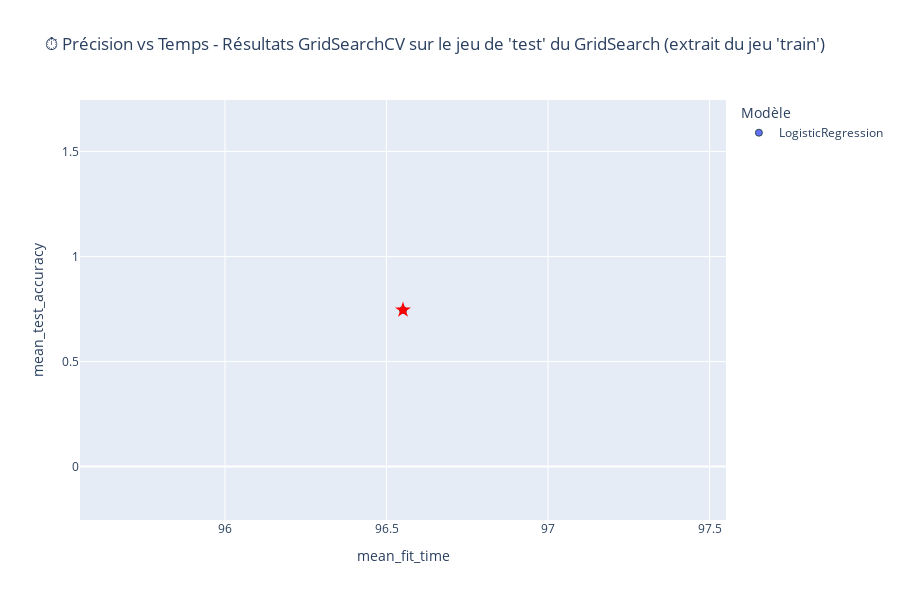
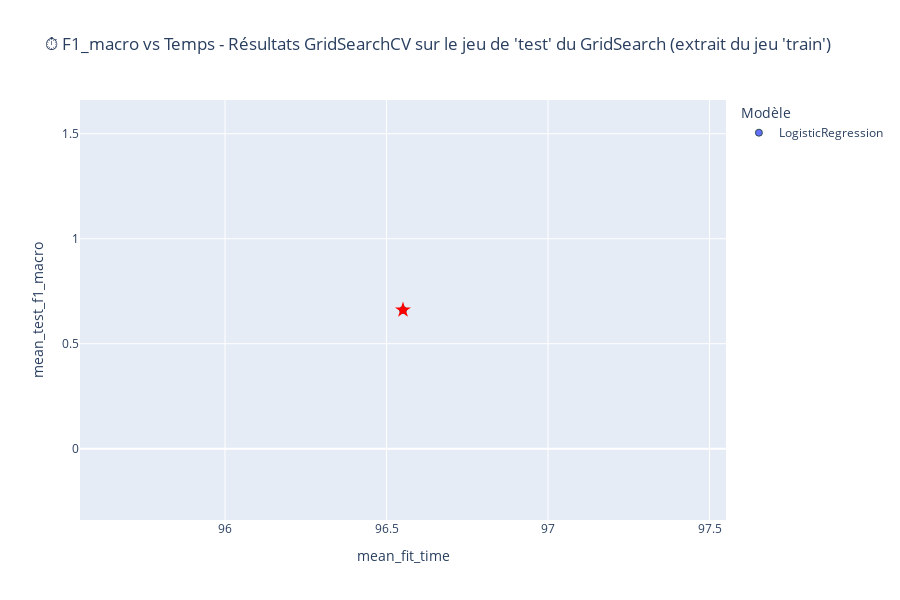
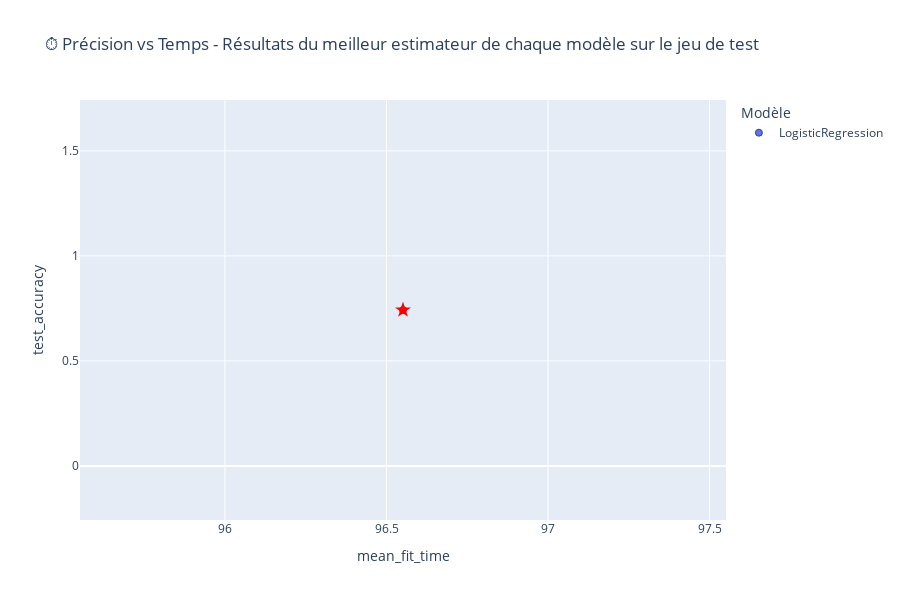
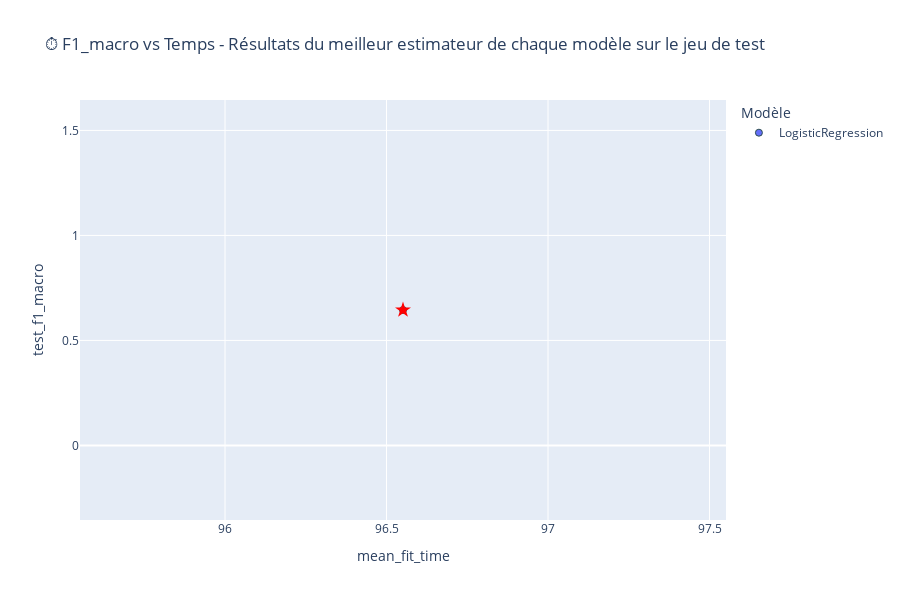

The notebook cell saved with these charts, in order:
### Code cell
import plotly.express as px
import plotly.graph_objects as go

# Création du graphique interactif pour chaque cas

for score, title in scores.items():
    
    # Trouver l’indice du meilleur modèle
    best_idx = results_df[score].idxmax()
    best_row = results_df.loc[best_idx]

    fig = px.scatter(
        results_df,
        x='mean_fit_time',
        y=score,
        color='model_name',
        hover_data={
            'model_name': True,
            'params_str': True,
            'mean_fit_time': ':.2f',
            score: ':.4f',
        },
        title=title
    )
    fig.update_traces(marker=dict(size=7, line=dict(width=1, color='DarkSlateGrey')))

    # Ajouter un marqueur spécial pour le meilleur point
    fig.add_trace(go.Scatter(
        x=[best_row['mean_fit_time']],
        y=[best_row[score]],
        mode='markers+text',
        marker=dict(
            color='red',
            size=12,
            symbol='star'
        ),
        # text=["🏆"],
        textposition="top center",
        hoverinfo='skip',  # pour ne pas gêner les tooltips de px
        showlegend=False
    ))

    fig.update_layout(legend_title_text='Modèle', height=600)
    fig.show()

### Figure 1 — Plotly figure (JSON) as saved in the notebook; plotly's stock layout.template omitted (floating-point values rounded to 4 significant figures)
{"data": [{"customdata": [["LogisticRegression", "<br>   features__glcm=GLCMExtractor()<br>   features__histogram=HistogramExtractor()<br>   features__stats=BaseStatsExtractor()<br>   sampler=passthrough<br>   scaler=StandardScaler()<br>   selector=passthrough"]], "hovertemplate": "model_name=%{customdata[0]}<br>mean_fit_time=%{x:.2f}<br>mean_test_accuracy=%{y:.4f}<br>params_str=%{customdata[1]}<extra></extra>", "legendgroup": "LogisticRegression", "marker": {"color": "#636efa", "line": {"color": "DarkSlateGrey", "width": 1}, "size": 7, "symbol": "circle"}, "mode": "markers", "name": "LogisticRegression", "orientation": "v", "showlegend": true, "type": "scatter", "x": [96.55], "xaxis": "x", "y": [0.745], "yaxis": "y"}, {"hoverinfo": "skip", "marker": {"color": "red", "size": 12, "symbol": "star"}, "mode": "markers+text", "showlegend": false, "textposition": "top center", "type": "scatter", "x": [96.55], "y": [0.745]}], "layout": {"height": 600, "legend": {"title": {"text": "Modèle"}, "tracegroupgap": 0}, "title": {"text": "⏱️ Précision vs Temps - Résultats GridSearchCV sur le jeu de 'test' du GridSearch (extrait du jeu 'train')"}, "xaxis": {"anchor": "y", "domain": [0, 1], "title": {"text": "mean_fit_time"}}, "yaxis": {"anchor": "x", "domain": [0, 1], "title": {"text": "mean_test_accuracy"}}}}

### Figure 2 — Plotly figure (JSON) as saved in the notebook; plotly's stock layout.template omitted (floating-point values rounded to 4 significant figures)
{"data": [{"customdata": [["LogisticRegression", "<br>   features__glcm=GLCMExtractor()<br>   features__histogram=HistogramExtractor()<br>   features__stats=BaseStatsExtractor()<br>   sampler=passthrough<br>   scaler=StandardScaler()<br>   selector=passthrough"]], "hovertemplate": "model_name=%{customdata[0]}<br>mean_fit_time=%{x:.2f}<br>mean_test_f1_macro=%{y:.4f}<br>params_str=%{customdata[1]}<extra></extra>", "legendgroup": "LogisticRegression", "marker": {"color": "#636efa", "line": {"color": "DarkSlateGrey", "width": 1}, "size": 7, "symbol": "circle"}, "mode": "markers", "name": "LogisticRegression", "orientation": "v", "showlegend": true, "type": "scatter", "x": [96.55], "xaxis": "x", "y": [0.6606], "yaxis": "y"}, {"hoverinfo": "skip", "marker": {"color": "red", "size": 12, "symbol": "star"}, "mode": "markers+text", "showlegend": false, "textposition": "top center", "type": "scatter", "x": [96.55], "y": [0.6606]}], "layout": {"height": 600, "legend": {"title": {"text": "Modèle"}, "tracegroupgap": 0}, "title": {"text": "⏱️ F1_macro vs Temps - Résultats GridSearchCV sur le jeu de 'test' du GridSearch (extrait du jeu 'train')"}, "xaxis": {"anchor": "y", "domain": [0, 1], "title": {"text": "mean_fit_time"}}, "yaxis": {"anchor": "x", "domain": [0, 1], "title": {"text": "mean_test_f1_macro"}}}}

### Figure 3 — Plotly figure (JSON) as saved in the notebook; plotly's stock layout.template omitted (floating-point values rounded to 4 significant figures)
{"data": [{"customdata": [["LogisticRegression", "<br>   features__glcm=GLCMExtractor()<br>   features__histogram=HistogramExtractor()<br>   features__stats=BaseStatsExtractor()<br>   sampler=passthrough<br>   scaler=StandardScaler()<br>   selector=passthrough"]], "hovertemplate": "model_name=%{customdata[0]}<br>mean_fit_time=%{x:.2f}<br>test_accuracy=%{y:.4f}<br>params_str=%{customdata[1]}<extra></extra>", "legendgroup": "LogisticRegression", "marker": {"color": "#636efa", "line": {"color": "DarkSlateGrey", "width": 1}, "size": 7, "symbol": "circle"}, "mode": "markers", "name": "LogisticRegression", "orientation": "v", "showlegend": true, "type": "scatter", "x": [96.55], "xaxis": "x", "y": [0.7425], "yaxis": "y"}, {"hoverinfo": "skip", "marker": {"color": "red", "size": 12, "symbol": "star"}, "mode": "markers+text", "showlegend": false, "textposition": "top center", "type": "scatter", "x": [96.55], "y": [0.7425]}], "layout": {"height": 600, "legend": {"title": {"text": "Modèle"}, "tracegroupgap": 0}, "title": {"text": "⏱️ Précision vs Temps - Résultats du meilleur estimateur de chaque modèle sur le jeu de test"}, "xaxis": {"anchor": "y", "domain": [0, 1], "title": {"text": "mean_fit_time"}}, "yaxis": {"anchor": "x", "domain": [0, 1], "title": {"text": "test_accuracy"}}}}

### Figure 4 — Plotly figure (JSON) as saved in the notebook; plotly's stock layout.template omitted (floating-point values rounded to 4 significant figures)
{"data": [{"customdata": [["LogisticRegression", "<br>   features__glcm=GLCMExtractor()<br>   features__histogram=HistogramExtractor()<br>   features__stats=BaseStatsExtractor()<br>   sampler=passthrough<br>   scaler=StandardScaler()<br>   selector=passthrough"]], "hovertemplate": "model_name=%{customdata[0]}<br>mean_fit_time=%{x:.2f}<br>test_f1_macro=%{y:.4f}<br>params_str=%{customdata[1]}<extra></extra>", "legendgroup": "LogisticRegression", "marker": {"color": "#636efa", "line": {"color": "DarkSlateGrey", "width": 1}, "size": 7, "symbol": "circle"}, "mode": "markers", "name": "LogisticRegression", "orientation": "v", "showlegend": true, "type": "scatter", "x": [96.55], "xaxis": "x", "y": [0.6449], "yaxis": "y"}, {"hoverinfo": "skip", "marker": {"color": "red", "size": 12, "symbol": "star"}, "mode": "markers+text", "showlegend": false, "textposition": "top center", "type": "scatter", "x": [96.55], "y": [0.6449]}], "layout": {"height": 600, "legend": {"title": {"text": "Modèle"}, "tracegroupgap": 0}, "title": {"text": "⏱️ F1_macro vs Temps - Résultats du meilleur estimateur de chaque modèle sur le jeu de test"}, "xaxis": {"anchor": "y", "domain": [0, 1], "title": {"text": "mean_fit_time"}}, "yaxis": {"anchor": "x", "domain": [0, 1], "title": {"text": "test_f1_macro"}}}}
